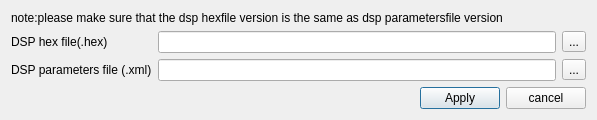
<?xml version="1.0" encoding="UTF-8"?>
<ui version="4.0">
 <class>UbootDialog</class>
 <widget class="QDialog" name="UbootDialog">
  <property name="geometry">
   <rect>
    <x>0</x>
    <y>0</y>
    <width>597</width>
    <height>119</height>
   </rect>
  </property>
  <property name="windowTitle">
   <string>Dialog</string>
  </property>
  <layout class="QVBoxLayout" name="verticalLayout">
   <item>
    <widget class="QLabel" name="label_3">
     <property name="text">
      <string>note:please make sure that the dsp hexfile version is the same as dsp parametersfile version</string>
     </property>
    </widget>
   </item>
   <item>
    <layout class="QGridLayout" name="gridLayout">
     <item row="1" column="1">
      <layout class="QHBoxLayout" name="horizontalLayout_2">
       <item>
        <widget class="QLineEdit" name="lineEdit_hexFileName"/>
       </item>
       <item>
        <widget class="QToolButton" name="btn_openHexFile">
         <property name="text">
          <string>...</string>
         </property>
        </widget>
       </item>
      </layout>
     </item>
     <item row="2" column="1">
      <layout class="QHBoxLayout" name="horizontalLayout_3">
       <item>
        <widget class="QLineEdit" name="lineEdit_xmlFileName"/>
       </item>
       <item>
        <widget class="QToolButton" name="btn_openXmlFile">
         <property name="text">
          <string>...</string>
         </property>
        </widget>
       </item>
      </layout>
     </item>
     <item row="1" column="0">
      <widget class="QLabel" name="label">
       <property name="text">
        <string>DSP hex file(.hex)</string>
       </property>
      </widget>
     </item>
     <item row="2" column="0">
      <widget class="QLabel" name="label_2">
       <property name="text">
        <string>DSP parameters file (.xml)</string>
       </property>
      </widget>
     </item>
    </layout>
   </item>
   <item>
    <layout class="QHBoxLayout" name="horizontalLayout">
     <item>
      <spacer name="horizontalSpacer">
       <property name="orientation">
        <enum>Qt::Horizontal</enum>
       </property>
       <property name="sizeHint" stdset="0">
        <size>
         <width>40</width>
         <height>20</height>
        </size>
       </property>
      </spacer>
     </item>
     <item>
      <widget class="QPushButton" name="btn_ok">
       <property name="text">
        <string>Apply</string>
       </property>
      </widget>
     </item>
     <item>
      <widget class="QPushButton" name="btn_cancel">
       <property name="text">
        <string>cancel</string>
       </property>
      </widget>
     </item>
    </layout>
   </item>
  </layout>
 </widget>
 <resources/>
 <connections/>
</ui>
